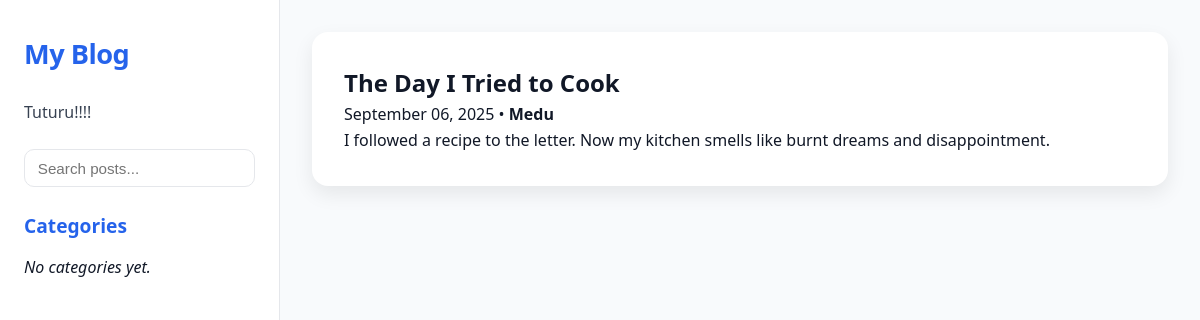
/blog/2025/9/6/the-day-i-tried-to-cook/, run on the app's committed database.
### apps/posts/models.py (models this page shows, shortened)
class Post(models.Model):
    objects = models.Manager()
    published = PublishedManager()
    class Status(models.TextChoices):
        Draft = 'DF', 'Draft'
        PUBLISHED = 'PB', 'Published'
    title = models.CharField(max_length = 250)
    slug = models.SlugField(max_length = 250 , unique_for_date='publish')
    content = models.TextField()
    body = models.TextField()
    publish = models.DateTimeField(default=timezone.now)
    created = models.DateTimeField(auto_now_add=True)
    updated = models.DateTimeField(auto_now=True)
    """
    another method we can use now from db instead of Python itself
    by adding
    from django.db.models.functions import Now
    publish = models.DateTimeField(db_default=Now())
    """
    status = models.CharField(max_length=2,choices=Status , default=Status.Draft)
    """
    ordering => Configuring what will happen when we retrive the object from the database and how it will be represented
    indexes => Configuring what will happen when we retrive the object from the database and how it will be represented
    """
    author = models.ForeignKey(
        settings.AUTH_USER_MODEL, # what model do you want to connect to
        on_delete=models.CASCADE, # delete all posts if i delete the user
        related_name='blog_posts' # name of reverse releation user.blog_posts
    )
    class Meta:
        ordering = ['-publish']
        indexes = [
            models.Index(fields=['-publish']),
            ]

### apps/posts/views.py (the view)
# urls.py: path('<int:year>/<int:month>/<int:day>/<slug:post>/', views.post_detail, name='post_detail'),
def post_detail (request , year , month , day , post):
    post = get_object_or_404(
        Post,
        status=Post.Status.PUBLISHED,
        slug=post,
        publish__year=year,
        publish__month=month,
        publish__day=day
    )
    return render(
        request,
        'blog/post/details.html',
        {'post':post}
    )

### apps/posts/templates/blog/post/details.html (shortened to what this page needs)
{% extends "blog/base.html" %}
{% block content %}
<article class="post-card detail-card">
  <h1 class="post-detail-title">{{ post.title }}</h1>
  <p class="post-meta">{{ post.publish|date:"F d, Y" }} • <strong>{{ post.author }}</strong></p>
  <div class="post-body">
    {{ post.body|linebreaks }}
  </div>
</article>
{% endblock %}

### apps/posts/templates/blog/base.html (style rules this page uses)
* { margin: 0; padding: 0; box-sizing: border-box; transition: background 0.3s, color 0.3s, border 0.3s; }
html { scroll-behavior: smooth; }
body { font-family: "Segoe UI", Roboto, sans-serif; line-height: 1.6; background: var(--bg); color: var(--text); display: grid; grid-template-columns: 280px 1fr; min-height: 100vh; }
:root { --bg: #f8fafc; --text: #111827; --sidebar-bg: #fff; --sidebar-text: #374151; --accent: #2563eb; --card-bg: #fff; --card-border: #e5e7eb; --shadow: 0 2px 10px rgba(0,0,0,0.08); --hover: #eff6ff; }
.post-card { background: var(--card-bg); border-radius: 1rem; padding: 2rem; box-shadow: 0 8px 20px rgba(0,0,0,0.08); transition: transform 0.3s ease, box-shadow 0.3s ease, background 0.3s; position: relative; overflow: hidden; margin-bottom: 1rem; }
.post-card p { font-size: 1rem; line-height: 1.6; }

### data on the page
Post: title "The Day I Tried to Cook", publish "September 06, 2025", author "Medu", body "I followed a recipe to the letter. Now my kitchen smells like burnt dreams and disappointment."
